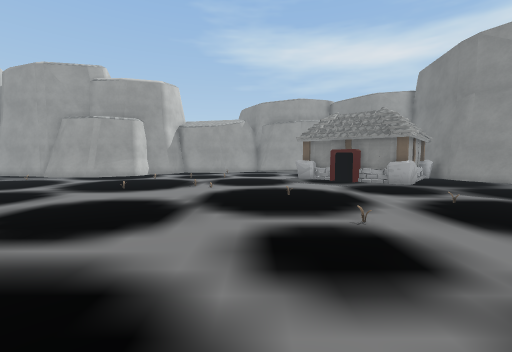
View 1 (above)

19 first-person views from a walk through a scene from a Unity 3-D project. The camera is 1.2 m above the floor, tilts 4° down and sees 90° across. The floor is counted in squares, 1 m on a side. Each view is taken from the middle of a square. On the plan, view 1 faces up. The plan holds only what a view shows up to about 12 squares ahead; the rest is blank. The place goes on beyond the plan. Some surface patterns are stand-ins.

View 2
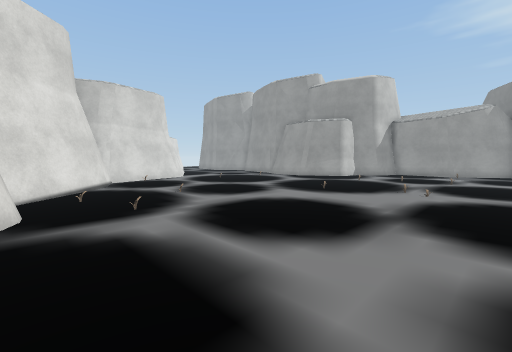

View 3
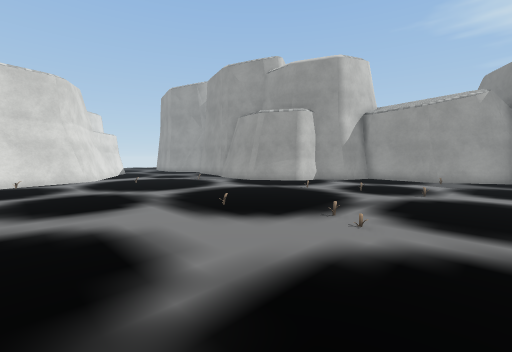

View 4
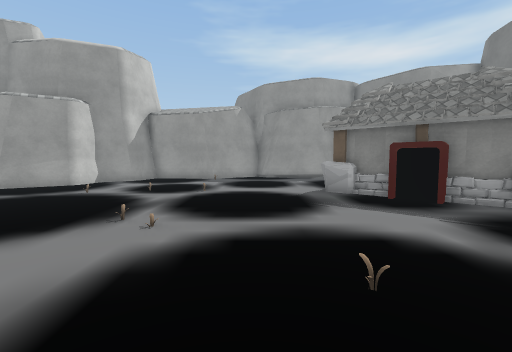

View 5
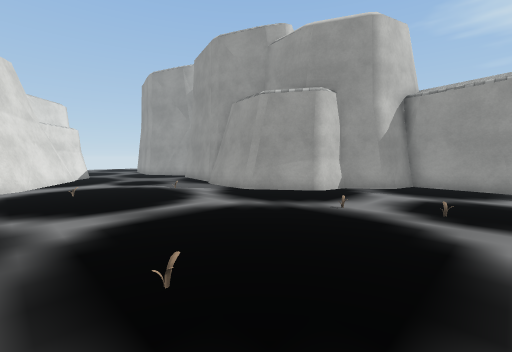

View 6
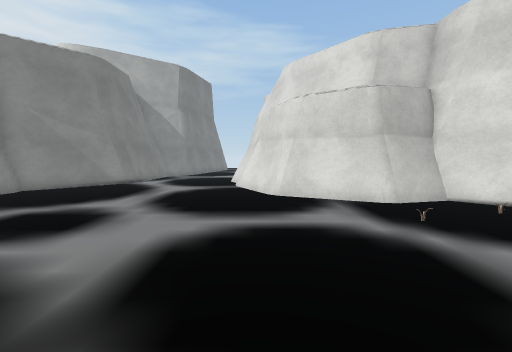

View 7
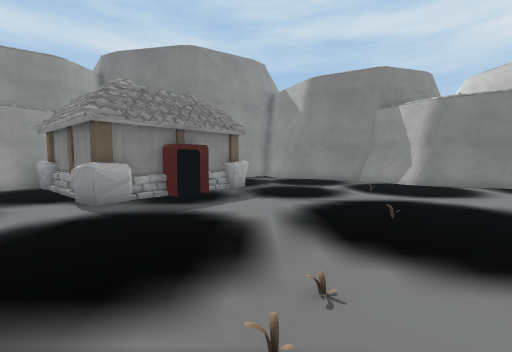

View 8
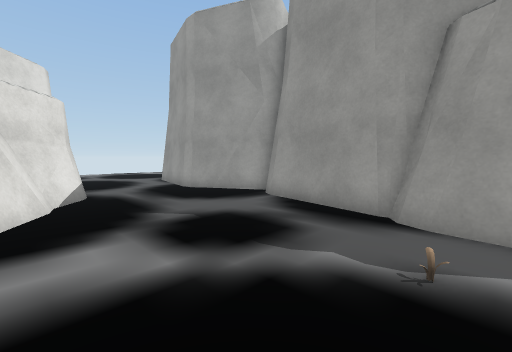

View 9
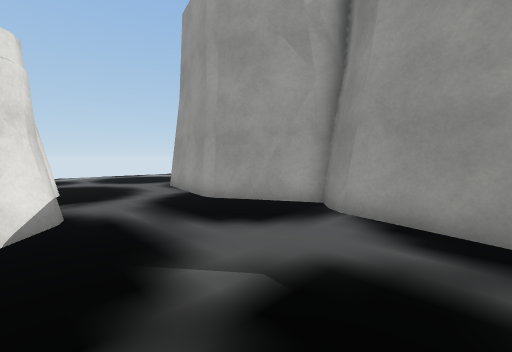

View 10
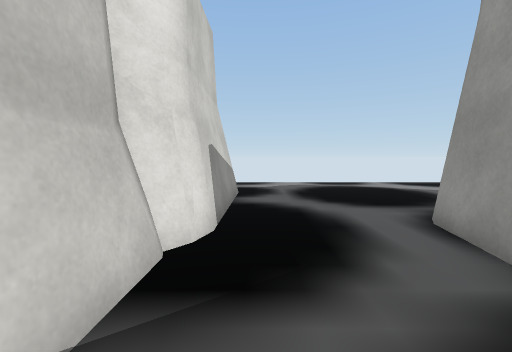

View 11
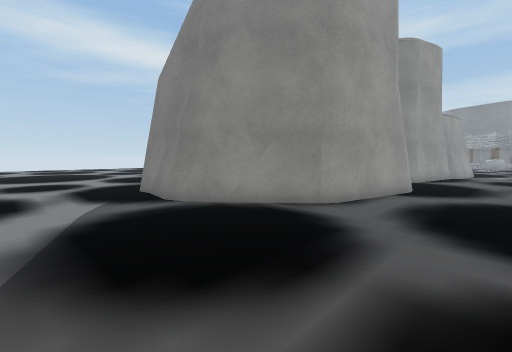

View 12
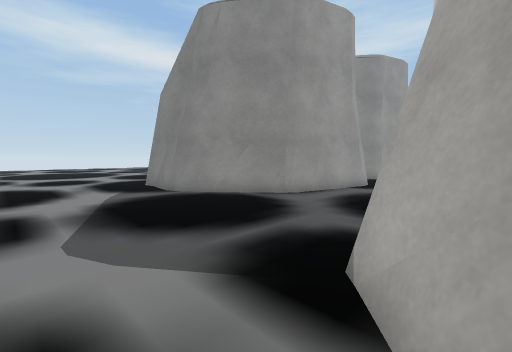

View 13
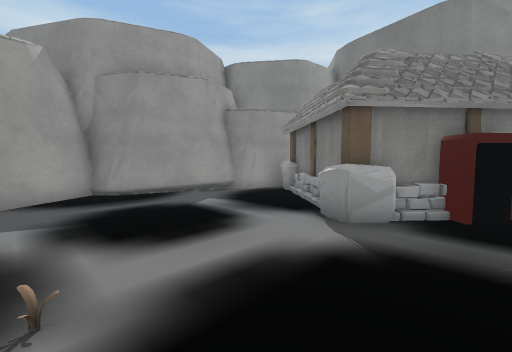

View 14
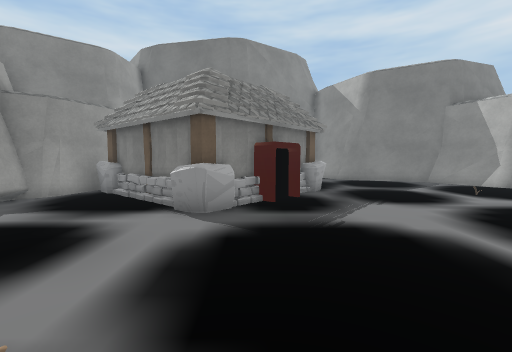

View 15
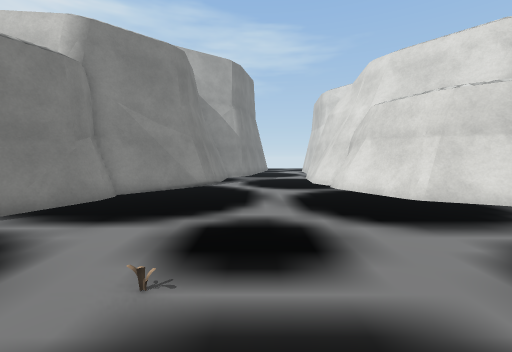

View 16
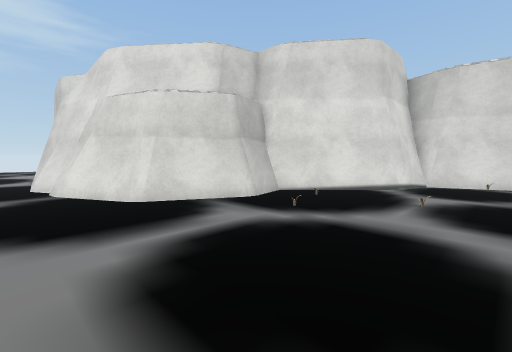

View 17
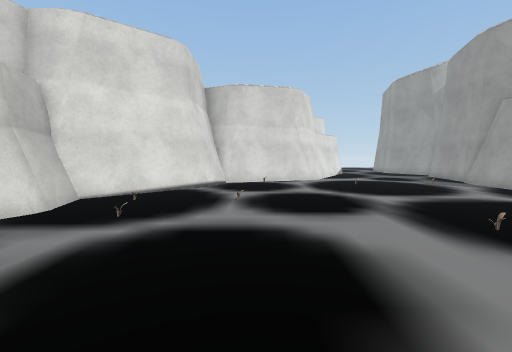

View 18
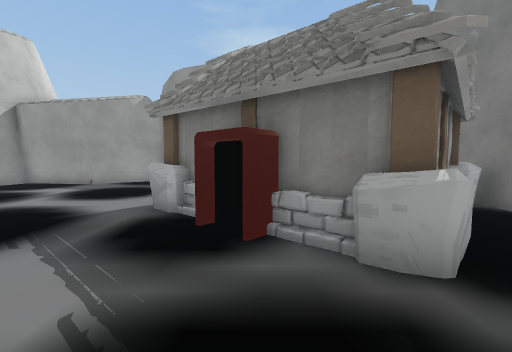

View 19
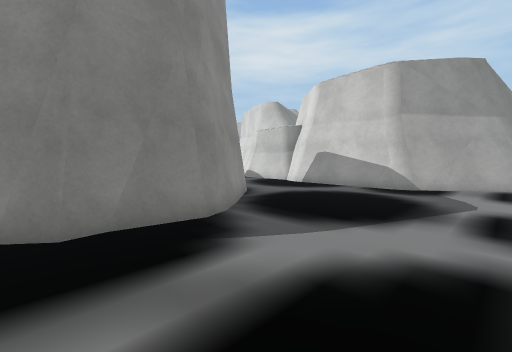

### Floor plan
Key: @ floor where view 1 was taken; # wall or solid block; . floor; = window, fence, low wall or low ledge; H house; O other object.
Columns run from 33 left of view 1 to 9 right of it. Each row starts with its distance up from view 1.
 24 .....#
 23 .....#                          ###
 22 .....#                         ##.###
 21 .....#                     #####....####
 20 .....##                   ##...O......###
 19 ......##      #          ##............H
 18 .......##   #####       ##............HH
 17 ........#####...#########............HH
 16 ....................####............HH
 15 ...........................O.O.O...HHH    H
 14 ....................O................HH  HH
 13 ...##########........................HHHHH.
 12 .###    ######.........................HH..
 11 ###          ###....O.........O.........H..
 10                ###..........O..O...........
  9                  ##........................
  8                   #...............O........
  7                   ##..................O....
  6                   ##.....O.................
  5                    #...............O......#
  4                    ###..................###
  3                      ##..O.O............#
  2                       ##................#
  1                        #####...........##
  0                         ######...@.....#
 -1                              ##........#
 -2                              ##.......##
 -3                               #=.....##
 -4                               #.....##
 -5                               ##....#

Where each view was taken, in squares from view 1:
view 1: 0 up, 0 right, facing up
view 2: 1 up, 0 right, facing up-left
view 3: 6 up, 0 right, facing up-left
view 4: 6 up, 0 right, facing up
view 5: 9 up, 3 left, facing up-left
view 6: 8 up, 3 left, facing down
view 7: 11 up, 4 left, facing right
view 8: 11 up, 12 left, facing up-left
view 9: 12 up, 15 left, facing up-left
view 10: 14 up, 21 left, facing left
view 11: 14 up, 32 left, facing up-right
view 12: 12 up, 33 left, facing up-right
view 13: 13 up, 2 left, facing up-right
view 14: 14 up, 3 left, facing right
view 15: 7 up, 1 right, facing down
view 16: 7 up, 1 left, facing down-left
view 17: 6 up, 1 left, facing left
view 18: 9 up, 5 right, facing up
view 19: 24 up, 33 left, facing down-right
